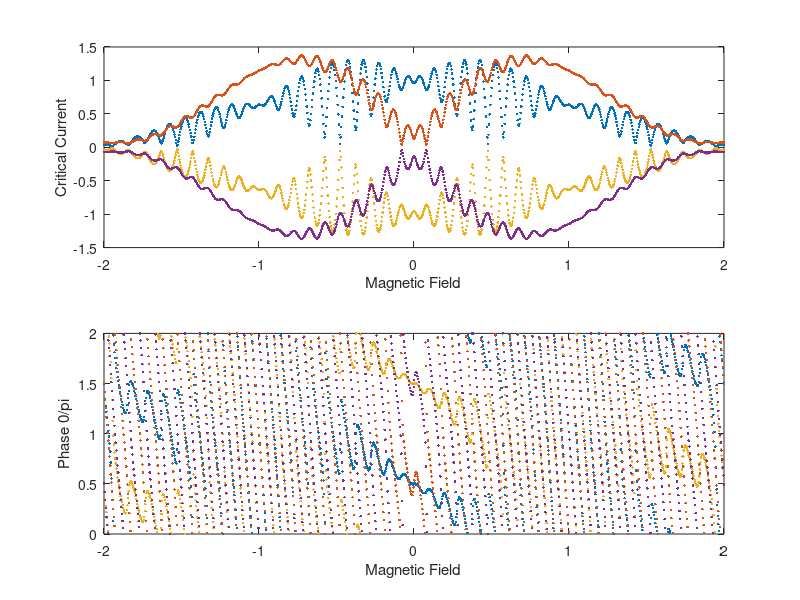

This chart was generated by the following MATLAB code:
%Explanation of base program

%The program splits a squid into two junctions that have xmax discrete sections.  Each
%section has a supercurrent density, and a phase difference that is
%contributed to by the field (PhaseF) in the junction, the field in the squid loop,
%and an arbitrary phase set at x=1 %called Phase1.  These phase factors are 
%all summed along the junction to determine the local phase difference 
%across the junction at each point.  For each value of field and Phase1 the
%supercurrent at each point is calculated and the net supercurrent (sum 
%along the junction and then the sum of the two junctions together)
%is calcualted to find the supercurrent carried at that phase and that
%field.  To find the maximum supercurrent for a given field, the max of
%that vector is taken for that field value.  The minimum can be calculated 
%to find the negative critical current.  Both of these can be plotted 
%against the magnetic field that is applied.  This is the exact measurment 
%of the critical current vs field that we do in the lab.

%This version adds the ability to add several realistic features of squids

% Critical Current Asymmetry
% Junction Area Asymmetry
% Critical Current density variation along each junction
% Squid Loop size variation
% Changes in the field scan range



%Abreviations used
%Junction=Junc
%Super Current = SCur or just SC
%Step Size = SS sufix
%Width = Wid
%Length = Len
%Magnitude = Mag


%% Clearing memory and input screen

clear;
clc;
close all;

%% Defining the Parameters of the Simulaiton

    %Dividing the Junctions up into discrete sections
        xmax1=51;
        xmax2=52;
        x1(:,1)=(1:xmax1);
        x2(:,1)=(1:xmax2);

    %Critical Current Magnitudes
        SCurrentMag1=1;
        SCurrentMag2=1;

        SCurNoiseMag1=.01;
        SCurNoiseMag2=.01;
              
    %Junction Area Dimensions
        JuncWid1=1;
        JuncLen1=1;

        JuncWid2=1;
        JuncLen2=1;
        
    %Setting Squid Loop Parameers
        LoopWid=2;
        LoopLen=5;
        
%Setting up Loop Parameters
        
    %Phase Loop parameters
        p=1;
        pmax=203;
        Phase0Min=0*pi;
        Phase0Max=2*pi;
            
    %Field Parameters
        f=1;
        fmax=1004;
        FieldMin=-2;
        FieldMax=2;
        
    %Stepping through a parameter
        j=1;
        jmax=2;
        AlphaMin=0;
        AlphaMax=.8;


%Calculating Critical Current Densities
    JuncArea1=JuncWid1*JuncLen1;
    JuncArea2=JuncWid2*JuncLen2;
    LoopArea=LoopWid*LoopLen;
    
    SCurNoise1=SCurNoiseMag1*(2*rand(xmax1,1)-1);
    SCurNoise2=SCurNoiseMag2*(2*rand(xmax2,1)-1);
 
    SCurDen1=ones(xmax1,1)*SCurrentMag1/xmax1+SCurNoise1/xmax1;
    SCurDen2=ones(xmax2,1)*SCurrentMag2/xmax2+SCurNoise2/xmax2;

%Pre Allocating memory to the arrays (should decrease runtime)
Phase0=zeros(1,pmax);
Field=zeros(1,fmax);
FluxinJunc1=zeros(1,fmax);
FluxinJunc2=zeros(1,fmax);
FluxinLoop=zeros(1,fmax);

PhaseFDen1=zeros(1,fmax); %Phase from field in Junction 1
PhaseFDen2=zeros(1,fmax); %Phase from field in Junction 2
PhaseFL=zeros(1,fmax); %Phase from field in the Squid Loop


SCurrent1=zeros(xmax1,pmax,fmax);
SCurrent2=zeros(xmax2,pmax,fmax);
SCurrentNet=zeros(1,pmax);

MaxSCurrentNet=zeros(jmax,fmax);
MinSCurrentNet=zeros(jmax,fmax);
IndexMaxSC=zeros(jmax,fmax);
IndexMinSC=zeros(jmax,fmax);
Phase0MaxSC=zeros(jmax,fmax);
Phase0MinSC=zeros(jmax,fmax);

%% Loops for running the simulation Meat of the Simulation


%Changing a Parameter of the plot
AlphaSS =(AlphaMax-AlphaMin)/(jmax-1);
AlphaV= AlphaMin:AlphaSS:AlphaMax;

for j=1:jmax;
    
    Alpha=AlphaV(j);
 
    %Field Contribution to the Phase 
    %Define the Field ForLoop setp size, then run the Field for ForLoop
    FieldSS=(FieldMax-FieldMin)/(fmax-1);
    for f=1:fmax

        Field(f)=FieldMin+(f-1)*FieldSS;


        PhaseF1=2*pi*Field(f)*JuncArea1;
        PhaseF2=2*pi*Field(f)*JuncArea2;
        PhaseFL=2*pi*Field(f)*LoopArea;

        PhaseFDen1=PhaseF1*x1/xmax1;
        PhaseFDen2=PhaseF2*x2/xmax2;

        %Phase0 ForLoop of externally set phase 
        %Define the Phase0 setp size, then run the ForLoop
            
            Phase0SS=(Phase0Max-Phase0Min)/(pmax-1);
            Phase0=(Phase0Min:Phase0SS:Phase0Max);
            PhaseNorm=Phase0/(2*pi);
            PhaseIntrinsic1=zeros(xmax1,pmax);
            PhaseIntrinsic2=zeros(xmax2,pmax);
                        
        %Calculating the local Phase Drop across each junction
            PhaseDrop1=ones(xmax1,1)*Phase0+PhaseFDen1*ones(1,pmax);
            PhaseDrop2=ones(xmax2,1)*Phase0+PhaseFL.*ones(xmax2,pmax)+PhaseFDen2*ones(1,pmax);
            PhaseIntrinsic2(round(xmax2/2):end,:)=pi;
        
        %Calculating the Super Current 
            SCurrent1=SCurDen1*ones(1,pmax).*(1-Alpha).*(sin(PhaseDrop1+PhaseIntrinsic1));
            SCurrent2=SCurDen2*ones(1,pmax).*(1+Alpha).*sin(PhaseDrop2+PhaseIntrinsic2);
            
            SCurrentNet=sum(SCurrent1)+sum(SCurrent2);
        
            
        %Recording the Maximum Super Current and its index in "p"
        [MaxSCurrentNet(j,f),IndexMaxSC(j,f)]=max(SCurrentNet);  
        [MinSCurrentNet(j,f),IndexMinSC(j,f)]=min(SCurrentNet);
        %Recording the Phase0 of the Maximum Super Current
        Phase0MaxSC(j,f)=Phase0(IndexMaxSC(j,f));
        Phase0MinSC(j,f)=Phase0(IndexMinSC(j,f));
        
     end

end

hold on; subplot(2,1,1); plot(Field,MaxSCurrentNet,'.')
hold on; subplot(2,1,1); plot(Field,MinSCurrentNet,'.')
xlabel('Magnetic Field'); ylabel('Critical Current');


hold on; subplot(2,1,2); plot(Field,Phase0MaxSC/pi,'.')
hold on; subplot(2,1,2); plot(Field,Phase0MinSC/pi,'.')
xlabel('Magnetic Field'); ylabel('Phase 0/pi');
